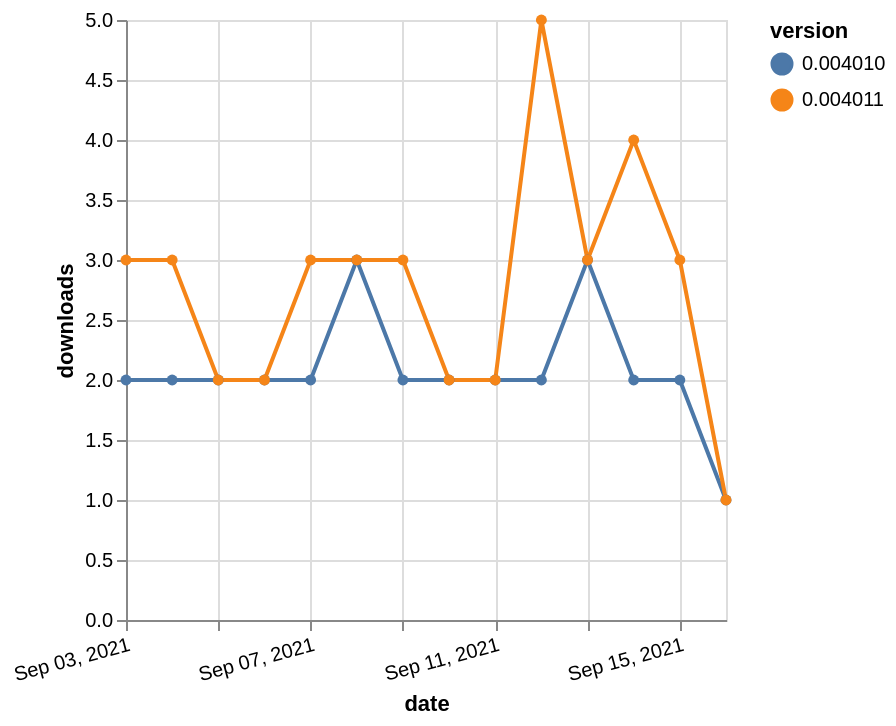

Specify this chart in Vega-Lite:
### Vega-Lite specification from a JSON file in a GitHub repository (floating-point values rounded to 4 significant figures)
{"$schema": "https://vega.github.io/schema/vega-lite/v5.json", "description": "A simple bar chart with embedded data.", "data": {"values": [{"date": "2021-09-03", "total": 2865, "delta": 2, "version": "0.004010"}, {"date": "2021-09-04", "total": 2867, "delta": 2, "version": "0.004010"}, {"date": "2021-09-05", "total": 2869, "delta": 2, "version": "0.004010"}, {"date": "2021-09-06", "total": 2871, "delta": 2, "version": "0.004010"}, {"date": "2021-09-07", "total": 2873, "delta": 2, "version": "0.004010"}, {"date": "2021-09-08", "total": 2876, "delta": 3, "version": "0.004010"}, {"date": "2021-09-09", "total": 2878, "delta": 2, "version": "0.004010"}, {"date": "2021-09-10", "total": 2880, "delta": 2, "version": "0.004010"}, {"date": "2021-09-11", "total": 2882, "delta": 2, "version": "0.004010"}, {"date": "2021-09-12", "total": 2884, "delta": 2, "version": "0.004010"}, {"date": "2021-09-13", "total": 2887, "delta": 3, "version": "0.004010"}, {"date": "2021-09-14", "total": 2889, "delta": 2, "version": "0.004010"}, {"date": "2021-09-15", "total": 2891, "delta": 2, "version": "0.004010"}, {"date": "2021-09-16", "total": 2892, "delta": 1, "version": "0.004010"}, {"date": "2021-09-03", "total": 2405, "delta": 3, "version": "0.004011"}, {"date": "2021-09-04", "total": 2408, "delta": 3, "version": "0.004011"}, {"date": "2021-09-05", "total": 2410, "delta": 2, "version": "0.004011"}, {"date": "2021-09-06", "total": 2412, "delta": 2, "version": "0.004011"}, {"date": "2021-09-07", "total": 2415, "delta": 3, "version": "0.004011"}, {"date": "2021-09-08", "total": 2418, "delta": 3, "version": "0.004011"}, {"date": "2021-09-09", "total": 2421, "delta": 3, "version": "0.004011"}, {"date": "2021-09-10", "total": 2423, "delta": 2, "version": "0.004011"}, {"date": "2021-09-11", "total": 2425, "delta": 2, "version": "0.004011"}, {"date": "2021-09-12", "total": 2430, "delta": 5, "version": "0.004011"}, {"date": "2021-09-13", "total": 2433, "delta": 3, "version": "0.004011"}, {"date": "2021-09-14", "total": 2437, "delta": 4, "version": "0.004011"}, {"date": "2021-09-15", "total": 2440, "delta": 3, "version": "0.004011"}, {"date": "2021-09-16", "total": 2441, "delta": 1, "version": "0.004011"}]}, "width": "container", "mark": {"type": "line", "point": {"filled": true}}, "encoding": {"x": {"field": "date", "type": "temporal", "timeUnit": "yearmonthdate", "title": "date", "axis": {"labelAngle": -15}}, "y": {"field": "delta", "type": "quantitative", "title": "downloads"}, "color": {"field": "version", "type": "nominal"}, "tooltip": {"field": "delta"}}}
